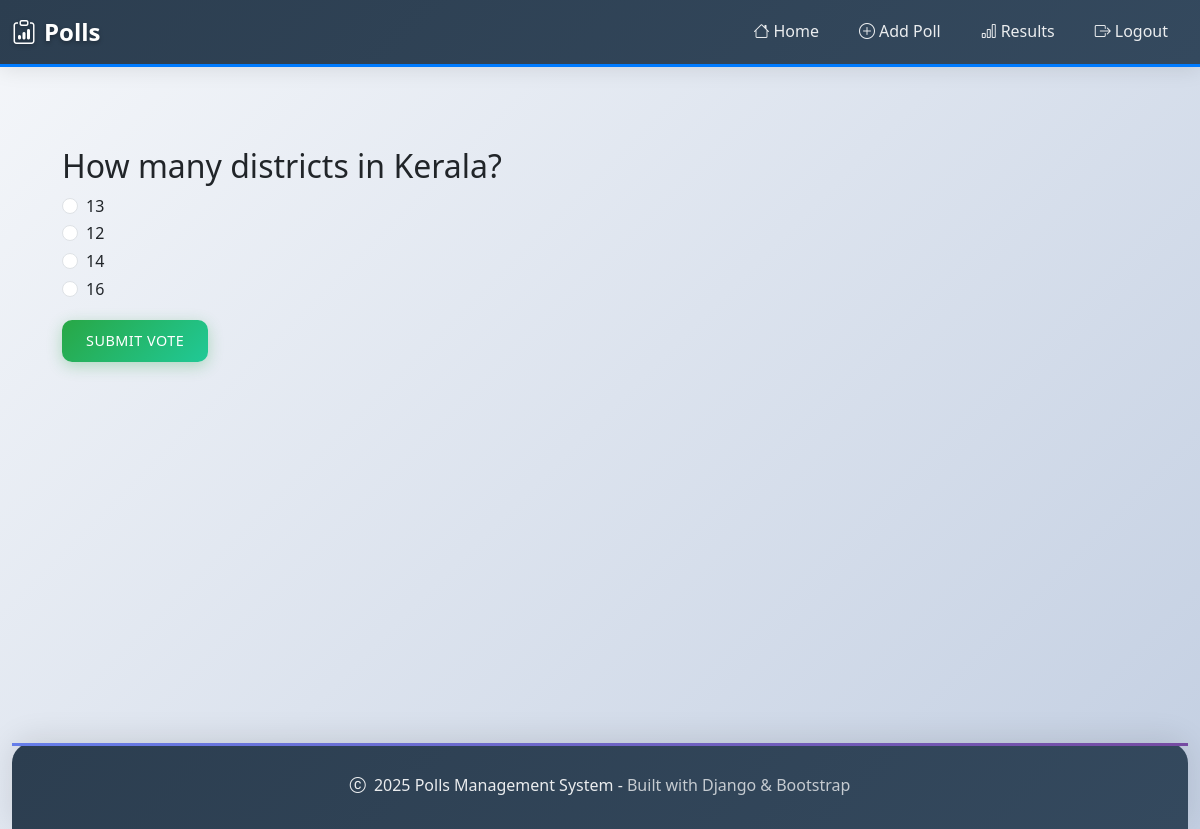
The app's page /user/my-votes/1/ (signed in) with its own data.
### adminapp/models.py (models this page shows, shortened)
class Poll(models.Model):
    question = models.CharField(max_length=255)
    created_by = models.ForeignKey(User, on_delete=models.CASCADE, related_name="created_polls")
    created_at = models.DateTimeField(auto_now_add=True)
    is_active = models.BooleanField(default=True)
    expiry_date = models.DateTimeField(null=True)

class Option(models.Model):
    poll = models.ForeignKey(Poll, on_delete=models.CASCADE, related_name="options")
    text = models.CharField(max_length=255)

### user/views.py (the view, shortened to what this page needs)
# urls.py: path('my-votes/<int:poll_id>/', vote_poll, name='vote_poll'),
@login_required
def vote_poll(request, poll_id):
    poll = get_object_or_404(Poll, id=poll_id)
    return render(request, "vote_poll.html", {"poll": poll})

### user/templates/vote_poll.html (shortened to what this page needs)
{% extends "base.html" %}
{% block content %}
<div class="container mt-4">
  <h2>{{ poll.question }}</h2>
  <form method="post">
    {% for option in poll.options.all %}
      <div class="form-check">
        <input class="form-check-input" type="radio" name="option" value="{{ option.id }}" id="option{{ option.id }}">
        <label class="form-check-label" for="option{{ option.id }}">
          {{ option.text }}
        </label>
      </div>
    {% endfor %}
    <button type="submit" class="btn btn-success mt-3">Submit Vote</button>
  </form>
</div>
{% endblock %}

### adminapp/templates/base.html (style rules this page uses)
:root { --primary-gradient: linear-gradient(135deg, #667eea 0%, #764ba2 100%); --dark-gradient: linear-gradient(135deg, #2c3e50 0%, #34495e 100%); --card-shadow: 0 10px 30px rgba(0, 0, 0, 0.1); --card-hover-shadow: 0 15px 40px rgba(0, 0, 0, 0.15); --transition: all 0.3s cubic-bezier(0.4, 0, 0.2, 1); }
body { background: linear-gradient(135deg, #f5f7fa 0%, #c3cfe2 100%); font-family: 'Segoe UI', Tahoma, Geneva, Verdana, sans-serif; line-height: 1.6; min-height: 100vh; position: relative; }
.btn { border-radius: 10px; font-weight: 500; padding: 10px 24px; transition: var(--transition); border: none; text-transform: uppercase; letter-spacing: 0.5px; font-size: 0.9rem; }
.btn-success { background: linear-gradient(135deg, #28a745 0%, #20c997 100%); box-shadow: 0 4px 15px rgba(40, 167, 69, 0.3); }

### records on screen
Poll: question "How many districts in Kerala?"
Option: text "13"
Option: text "12"
Option: text "14"
Option: text "16"

### other values on screen
{{ year|default:"2025" }} "2025"
